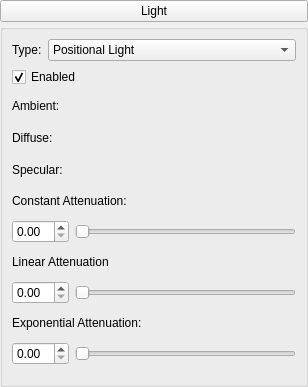
<?xml version="1.0" encoding="UTF-8"?>
<ui version="4.0">
 <class>LightPropertiesTab</class>
 <widget class="QWidget" name="LightPropertiesTab">
  <property name="geometry">
   <rect>
    <x>0</x>
    <y>0</y>
    <width>308</width>
    <height>387</height>
   </rect>
  </property>
  <property name="sizePolicy">
   <sizepolicy hsizetype="Expanding" vsizetype="Fixed">
    <horstretch>0</horstretch>
    <verstretch>0</verstretch>
   </sizepolicy>
  </property>
  <property name="windowTitle">
   <string>Form</string>
  </property>
  <layout class="QVBoxLayout" name="verticalLayout">
   <property name="spacing">
    <number>2</number>
   </property>
   <property name="leftMargin">
    <number>0</number>
   </property>
   <property name="topMargin">
    <number>0</number>
   </property>
   <property name="rightMargin">
    <number>0</number>
   </property>
   <property name="bottomMargin">
    <number>0</number>
   </property>
   <item>
    <widget class="QPushButton" name="tabToggle">
     <property name="text">
      <string>Light</string>
     </property>
     <property name="flat">
      <bool>false</bool>
     </property>
    </widget>
   </item>
   <item>
    <widget class="QGroupBox" name="groupBox">
     <property name="title">
      <string/>
     </property>
     <property name="alignment">
      <set>Qt::AlignLeading|Qt::AlignLeft|Qt::AlignTop</set>
     </property>
     <layout class="QVBoxLayout" name="verticalLayout_3" stretch="0">
      <item>
       <layout class="QVBoxLayout" name="verticalLayout_2">
        <item>
         <layout class="QHBoxLayout" name="horizontalLayout" stretch="0,1">
          <item>
           <widget class="QLabel" name="label">
            <property name="text">
             <string>Type:</string>
            </property>
           </widget>
          </item>
          <item>
           <widget class="QComboBox" name="comboBox">
            <item>
             <property name="text">
              <string>Positional Light</string>
             </property>
            </item>
            <item>
             <property name="text">
              <string>Directional Light</string>
             </property>
            </item>
            <item>
             <property name="text">
              <string>Spot Light</string>
             </property>
            </item>
           </widget>
          </item>
         </layout>
        </item>
        <item>
         <layout class="QHBoxLayout" name="horizontalLayout_3">
          <item>
           <widget class="QCheckBox" name="enabledCheckBox">
            <property name="text">
             <string>Enabled</string>
            </property>
            <property name="checked">
             <bool>true</bool>
            </property>
           </widget>
          </item>
         </layout>
        </item>
        <item>
         <layout class="QVBoxLayout" name="verticalLayout_4">
          <item>
           <widget class="QLabel" name="label_2">
            <property name="text">
             <string>Ambient:</string>
            </property>
           </widget>
          </item>
          <item>
           <layout class="QHBoxLayout" name="ambientColorRoot"/>
          </item>
          <item>
           <widget class="QLabel" name="label_3">
            <property name="text">
             <string>Diffuse:</string>
            </property>
           </widget>
          </item>
          <item>
           <layout class="QHBoxLayout" name="diffuseColorRoot" stretch=""/>
          </item>
          <item>
           <widget class="QLabel" name="label_4">
            <property name="text">
             <string>Specular:</string>
            </property>
           </widget>
          </item>
          <item>
           <layout class="QHBoxLayout" name="specularColorRoot" stretch=""/>
          </item>
          <item>
           <widget class="QLabel" name="label_5">
            <property name="text">
             <string>Constant Attenuation:</string>
            </property>
           </widget>
          </item>
          <item>
           <layout class="QHBoxLayout" name="horizontalLayout_8">
            <property name="sizeConstraint">
             <enum>QLayout::SetDefaultConstraint</enum>
            </property>
            <property name="topMargin">
             <number>0</number>
            </property>
            <item>
             <widget class="QDoubleSpinBox" name="doubleSpinBox_2"/>
            </item>
            <item>
             <widget class="QSlider" name="horizontalSlider">
              <property name="orientation">
               <enum>Qt::Horizontal</enum>
              </property>
             </widget>
            </item>
           </layout>
          </item>
          <item>
           <widget class="QLabel" name="label_6">
            <property name="text">
             <string>Linear Attenuation</string>
            </property>
           </widget>
          </item>
          <item>
           <layout class="QHBoxLayout" name="horizontalLayout_7">
            <property name="topMargin">
             <number>0</number>
            </property>
            <item>
             <widget class="QDoubleSpinBox" name="doubleSpinBox"/>
            </item>
            <item>
             <widget class="QSlider" name="horizontalSlider_2">
              <property name="orientation">
               <enum>Qt::Horizontal</enum>
              </property>
             </widget>
            </item>
           </layout>
          </item>
          <item>
           <widget class="QLabel" name="label_7">
            <property name="text">
             <string>Exponential Attenuation:</string>
            </property>
           </widget>
          </item>
          <item>
           <layout class="QHBoxLayout" name="horizontalLayout_9">
            <property name="topMargin">
             <number>0</number>
            </property>
            <item>
             <widget class="QDoubleSpinBox" name="doubleSpinBox_3"/>
            </item>
            <item>
             <widget class="QSlider" name="horizontalSlider_3">
              <property name="orientation">
               <enum>Qt::Horizontal</enum>
              </property>
             </widget>
            </item>
           </layout>
          </item>
          <item>
           <layout class="QVBoxLayout" name="advancedLightPropertiesRoot">
            <property name="topMargin">
             <number>10</number>
            </property>
           </layout>
          </item>
         </layout>
        </item>
       </layout>
      </item>
     </layout>
    </widget>
   </item>
  </layout>
 </widget>
 <resources/>
 <connections/>
</ui>
